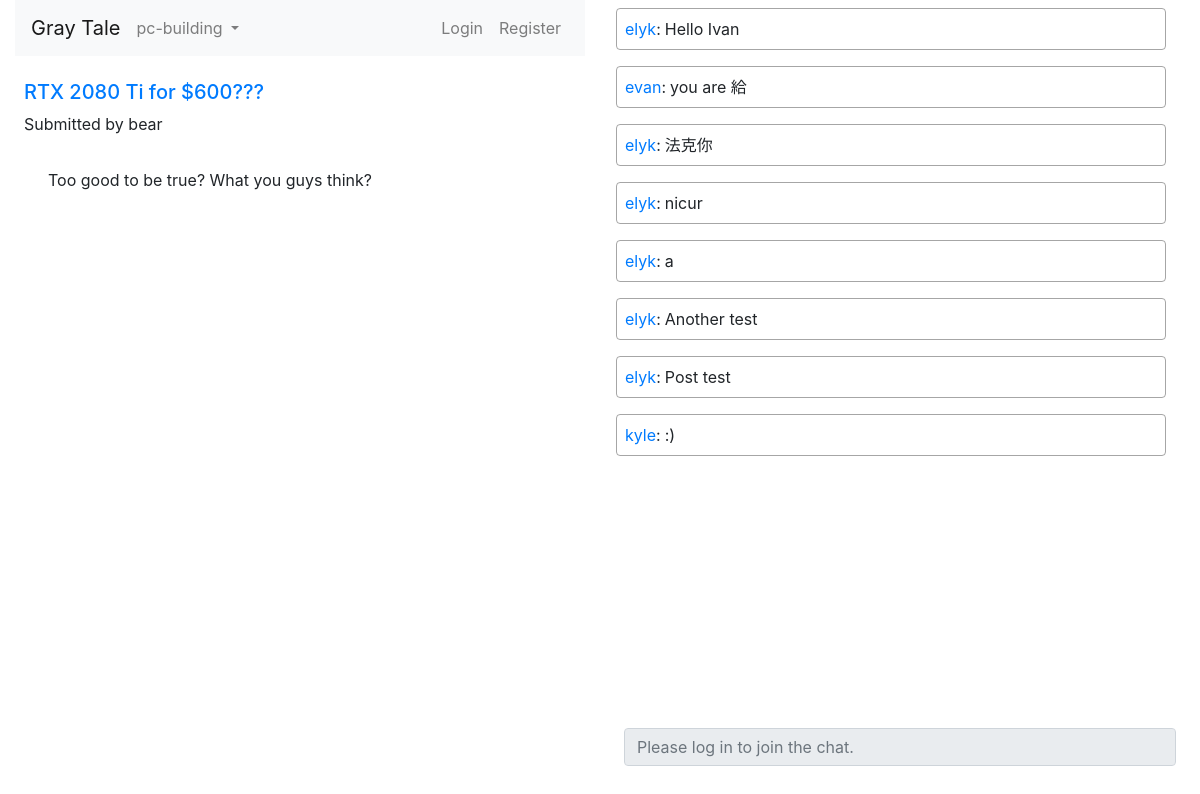
The app's page /g/pc-building/6 with its own data.
### chatbox/models.py (models this page shows, shortened)
class Post(models.Model):
    dt = datetime.now()
    username = models.CharField(max_length=32,default='user')
    topic = models.CharField(max_length=32, default='graytale')
    url = models.URLField(max_length=250)
    text = models.TextField(blank=True,max_length=10000)
    title = models.CharField(max_length=64, default='')
    datetime = models.IntegerField(default=time.mktime(dt.timetuple()))

class Message(models.Model):
    dt = datetime.now()
    username = models.CharField(max_length=32,default='user')
    message_text = models.CharField(max_length=1000)
    room_name = models.CharField(max_length=200,default='lobby')
    post_id = models.IntegerField(default=0)
    datetime = models.IntegerField(default=time.mktime(dt.timetuple()))

### chatbox/views.py (the view)
# urls.py: url(r'^g/(?P<room_name>[^/]+)/(?P<post_id>[^/]+)$',views.post_view,name='post'),
def post_view(request, room_name='graytale', post_id='0'):
    subscriptions, topic, messages = room_data(request, room_name, 0)
    if len(topic) == 0:
        raise Http404("Page does not exist")
    post = Post.objects.filter(topic=room_name,id=post_id)[0]
    subscribed = False if len(subscriptions) == 0 else len(subscriptions.filter(name=room_name)) > 0
    return render(request,'chat/post.html', {
        'chat_history': messages,
        'room_name': room_name,
        'room_name_json': mark_safe(json.dumps(room_name)),
        'subscribed' : subscribed,
        'subscriptions': subscriptions,
        'subscribable': True,
        'id': post_id,
        'post': post,
    })

### chatbox/views.py (called while the page is built)
def room_data(request, room_name, post_id):
    if request.user.is_authenticated:
        try:
            subscriptions = request.user.profile.subscriptions.all()
        except:
            Profile.objects.create(user=request.user)
            subscriptions = request.user.profile.subscriptions.all()
    else:
        subscriptions = []
    topic = Topic.objects.filter(name=room_name)
    messages = reversed(Message.objects.filter(room_name=room_name, post_id=post_id).order_by('-datetime')[:20])
    return subscriptions, topic, messages

### chatbox/templates/chat/post.html (shortened to what this page needs)
{% extends "chat/base.html" %}
{% load static %}
{% block site_head %}
    <link rel="stylesheet" href="{% static 'css/chatbox.css' %}">
{% endblock site_head %}
{% block content %}
        <div class="row flex-fill">
            <div class="posts col-md-6">
                {% include "chat/navbar.html" %}
                <div id="posts-window" class="row post-wrapper">
                    <div class="col-md-12 px-4 pt-4 post-header">
                        <h5><a href="{{post.url}}">{{post.title}}</a></h5>
                        <p>Submitted by {{post.username}}</p>
                    </div>
                    <div class="col-md-12 posts-text pre-scrollable h-100 px-5 py-3">
                        {{post.text}}
                    </div>
                </div>
            </div>
            <div class="col-md-6" id="chat-log">
                <div id="chat-log-window" class="chat-log-wrapper pre-scrollable">
                    <div class="row" id="chat-log-div">
                    {% for msg in chat_history %}
                        <div class="chat-line col-md-11">
                                <a class="msg-user" href="{% url 'index' %}user/{{msg.username}}">{{msg.username}}</a><span class="msg-sep pr-1">:</span><span class="msg-text">{{msg.message_text | urlize}}</span>
                        </div>
                    {% endfor %}
                    </div>
                </div>
                <div class="chat-input-wrapper">
                    <div class="row">
                        {% if user.is_authenticated %}
                        <input id="chat-message-input" class="form-control col-md-12" type="text" placeholder="Press 'Enter' to send a message"/>
                        {% else %}
                        <input id="chat-message-input" class="form-control col-md-12" type="text" size="2000" placeholder="Please log in to join the chat." disabled/>
                        {% endif %}
                    </div>
                </div>
            </div>
        </div>
{% endblock content %}

### chatbox/static/css/chatbox.css (style rules this page uses)
html, body { height: 100%; }
.chat-line { border: 1px solid rgba(120,120,120,0.66); border-radius: 4px; width: auto; margin: 8px 0 8px 16px; padding: 8px; }
.posts-text { max-height: 70vh !important; height: 70vh !important; }
.chat-log-wrapper { min-height: 90vh; overflow-x: hidden !important; }
.chat-input-wrapper { padding: 1vh 2vw 0 2vw; min-height: 10vh; }
#chat-log-div { min-height: 100%; }

### records on screen
Post: title "RTX 2080 Ti for $600???", username "bear", text "Too good to be true? What you guys think?"
Message: username "elyk", message_text "Hello Ivan"
Message: username "evan", message_text "you are 給"
Message: username "elyk", message_text "法克你"
Message: username "elyk", message_text "nicur"
Message: username "elyk", message_text "a"
Message: username "elyk", message_text "Another test"
Message: username "elyk", message_text "Post test"
Message: username "kyle", message_text ":)"

### other values on screen
{{ room_name }} "pc-building"
